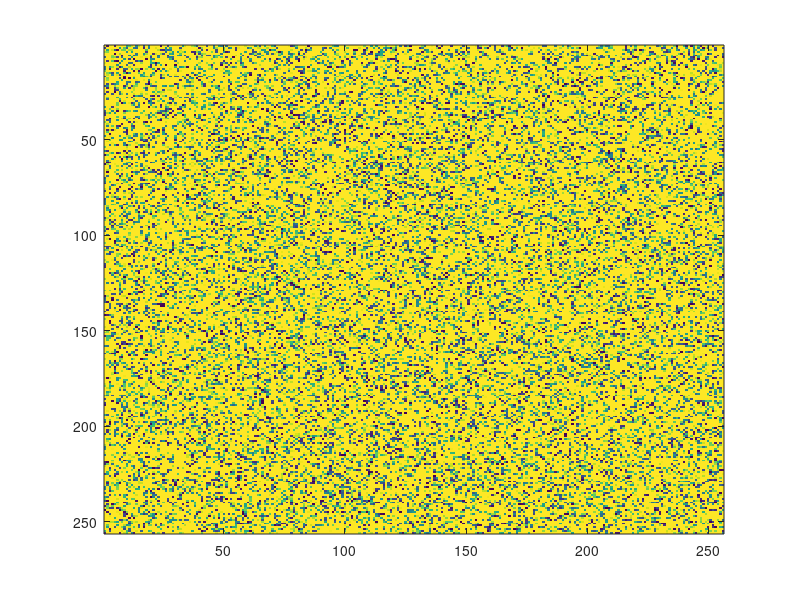
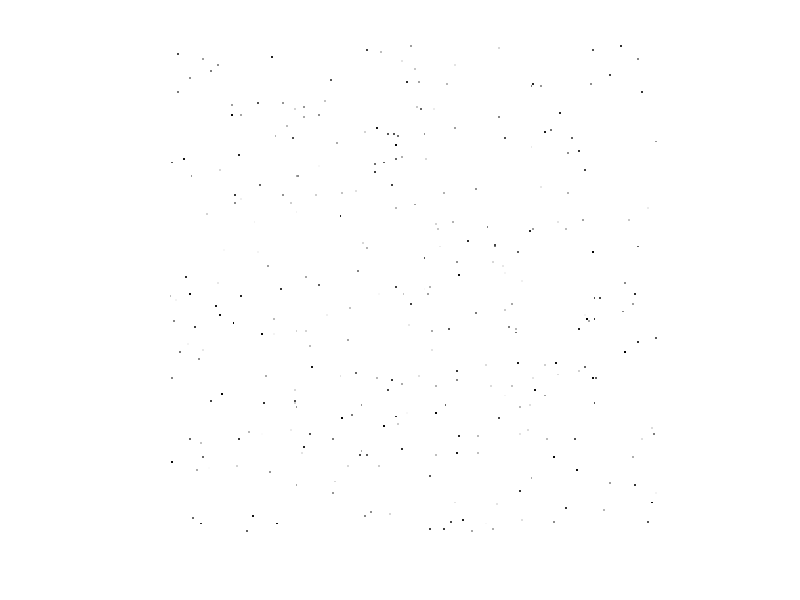
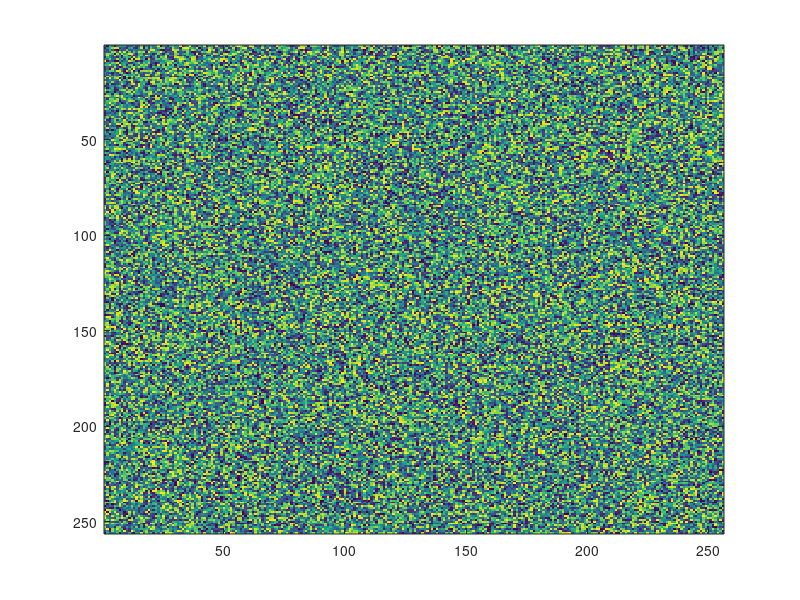

Source code (MATLAB) for these figures, in order:
clc
clear all
close all

  b=rand(256,256)*200;
% b=imread('./test/lena.tif');
figure,image(b)
figure,imshow(b)
figure,imagesc(b)

i=i;